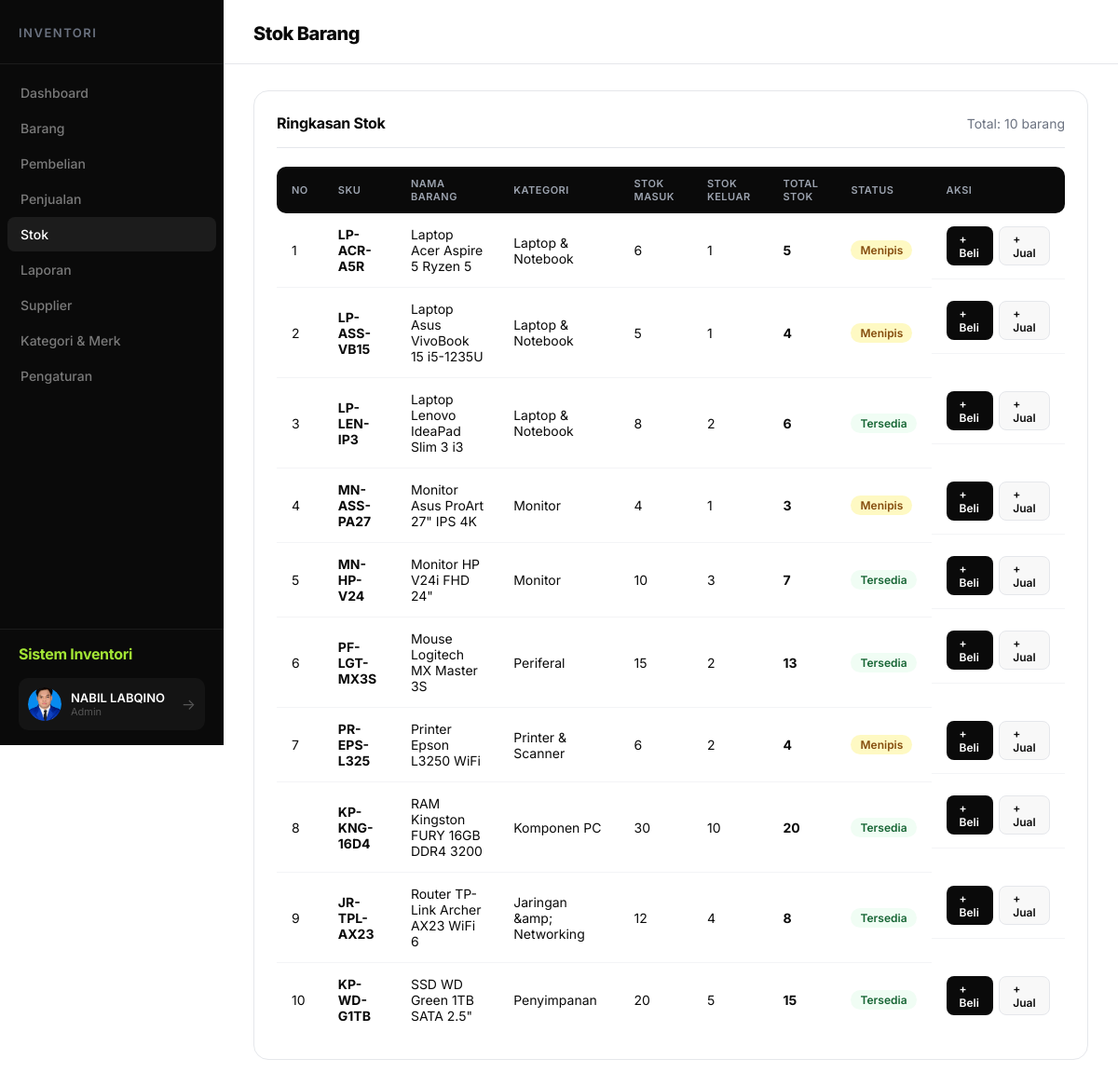
The page /stok/TampilStok.php (signed in) on the database its author committed.
### tables this page shows
CREATE TABLE `produk` (
  `kode_produk` varchar(10) NOT NULL,
  `nama_produk` varchar(100) NOT NULL DEFAULT '',
  `sku` varchar(50) DEFAULT NULL,
  `id_kategori` int(11) NOT NULL,
  `lokasi` varchar(20) NOT NULL,
  `harga_beli` decimal(15,2) NOT NULL DEFAULT 0.00,
  `harga_jual` decimal(15,2) NOT NULL DEFAULT 0.00,
  `keterangan` text DEFAULT NULL,
  `id_merk` int(11) DEFAULT NULL
);

CREATE TABLE `kategori` (
  `id_kategori` int(11) NOT NULL,
  `nama_kategori` varchar(50) NOT NULL,
  `harga_satuan` decimal(15,2) NOT NULL,
  `stok_minimum` int(11) NOT NULL,
  `foto` varchar(255) DEFAULT NULL
);

### stok/TampilStok.php (the view, shortened to what this page needs)
<?php
include '../koneksi.php';
$result = $koneksi->query(
    "SELECT
        p.kode_produk,
        p.sku,
        p.nama_produk,
        k.nama_kategori,
        COALESCE((SELECT SUM(jumlah) FROM transaksi_stok WHERE kode_produk = p.kode_produk), 0) AS stok_masuk,
        COALESCE((SELECT SUM(jumlah) FROM penjualan WHERE kode_produk = p.kode_produk), 0) AS stok_keluar
     FROM produk p
     LEFT JOIN kategori k ON p.id_kategori = k.id_kategori
     ORDER BY p.nama_produk"
)->fetchAll();
?>
<!DOCTYPE html>
<html lang="id">
<head>
    <link rel="stylesheet" href="../css/dashboard.css">
</head>
<body>
<div class="dashboard">
    <?php include '../includes/sidebar.php'; ?>
    <main class="main">
        <header class="header">
            <h1 class="page-title">Stok Barang</h1>
        </header>
        <div class="content">
            <div class="card">
                <div class="card-header">
                    <h3 class="card-title">Ringkasan Stok</h3>
                    <span style="color:var(--text-gray);font-size:14px;">Total: <?= count($result) ?> barang</span>
                </div>
                <div class="table-responsive">
                    <table class="table">
                        <thead>
                            <tr>
                                <th>No</th>
                                <th>SKU</th>
                                <th>Nama Barang</th>
                                <th>Kategori</th>
                                <th>Stok Masuk</th>
                                <th>Stok Keluar</th>
                                <th>Total Stok</th>
                                <th>Status</th>
                                <th>Aksi</th>
                            </tr>
                        </thead>
                        <tbody>
                            <?php $no = 1; foreach ($result as $row):
                                $total = $row['stok_masuk'] - $row['stok_keluar'];
                                if ($total <= 0) $badge = ['badge-empty', 'Habis'];
                                elseif ($total <= 5) $badge = ['badge-low', 'Menipis'];
                                else $badge = ['badge-ok', 'Tersedia'];
                            ?>
                            <tr>
                                <td><?= $no++ ?></td>
                                <td><strong><?= htmlspecialchars($row['sku'] ?: $row['kode_produk']) ?></strong></td>
                                <td><?= htmlspecialchars($row['nama_produk']) ?></td>
                                <td><?= htmlspecialchars($row['nama_kategori'] ?? '-') ?></td>
                                <td><?= $row['stok_masuk'] ?></td>
                                <td><?= $row['stok_keluar'] ?></td>
                                <td><strong><?= $total ?></strong></td>
                                <td><span class="badge <?= $badge[0] ?>"><?= $badge[1] ?></span></td>
                                <td class="actions">
                                    <a href="../pembelian/TambahPembelian.php" class="btn btn-sm btn-primary">+ Beli</a>
                                    <a href="../penjualan/TambahPenjualan.php" class="btn btn-sm btn-secondary">+ Jual</a>
                                </td>
                            </tr>
                            <?php endforeach; ?>
                        </tbody>
                    </table>
                </div>
            </div>
        </div>
    </main>
</div>
</body>
</html>

### css/dashboard.css (style rules this page uses)
:root { --accent: #a3e635; --accent-dark: #84cc16; --dark: #0a0a0a; --dark-2: #141414; --dark-3: #1c1c1c; --bg-main: #ffffff; --bg-section: #f8f8f8; --bg-card: #ffffff; --text-dark: #0a0a0a; --text-gray: #6b7280; --text-light: #9ca3af; --border: #e5e7eb; --success: #22c55e; --danger: #ef4444; --warning: #f59e0b; --sidebar-width: 240px; }
* { margin: 0; padding: 0; box-sizing: border-box; }
body { font-family: 'Inter', -apple-system, sans-serif; background: var(--bg-main); color: var(--text-dark); position: relative; overflow-x: hidden; }
.dashboard { display: flex; min-height: 100vh; position: relative; }
.main { flex: 1; margin-left: var(--sidebar-width); padding-right: 0; }
.header { background: var(--bg-main); padding: 24px 32px 20px; display: flex; justify-content: space-between; align-items: center; border-bottom: 1px solid var(--border); position: sticky; top: 0; z-index: 100; }
.page-title { font-size: 20px; font-weight: 800; color: var(--text-dark); letter-spacing: -0.5px; }
.content { padding: 28px 32px; }
.card { background: var(--bg-card); border-radius: 16px; border: 1px solid var(--border); padding: 24px; margin-bottom: 24px; }
.card-header { display: flex; justify-content: space-between; align-items: center; margin-bottom: 20px; padding-bottom: 16px; border-bottom: 1px solid var(--border); }
.card-title { font-size: 16px; font-weight: 700; color: var(--text-dark); letter-spacing: -0.3px; }
.btn { display: inline-flex; align-items: center; gap: 8px; padding: 9px 18px; border-radius: 10px; font-size: 13px; font-weight: 600; text-decoration: none; border: none; cursor: pointer; transition: all 0.15s; font-family: inherit; }
.btn-primary { background: var(--dark); color: #fff; }
.btn-secondary { background: var(--bg-section); color: var(--text-dark); border: 1px solid var(--border); }
.btn-sm { padding: 5px 14px; font-size: 12px; border-radius: 8px; }
.table-responsive { overflow-x: auto; }
.table { width: 100%; border-collapse: separate; border-spacing: 0; }
.table th { text-align: left; padding: 11px 16px; background: var(--dark); font-size: 11px; font-weight: 600; color: #9ca3af; text-transform: uppercase; letter-spacing: 0.5px; }
.table th:first-child { border-radius: 10px 0 0 10px; }
.table th:last-child { border-radius: 0 10px 10px 0; }
.table td { padding: 14px 16px; border-bottom: 1px solid #f3f4f6; font-size: 14px; color: var(--text-dark); }
.table tr:last-child td { border-bottom: none; }
.table .actions { display: flex; gap: 6px; }

### stok/TampilStok.php (style rules this page uses)
.badge { display:inline-block; padding:3px 10px; border-radius:20px; font-size:12px; font-weight:600; }
.badge-ok { background:#f0fdf4; color:#166534; }
.badge-low { background:#fef9c3; color:#854d0e; }

### rows shown on the page
produk: sku "LP-ACR-A5R", nama_produk "Laptop Acer Aspire 5 Ryzen 5", id_kategori.nama_kategori "Laptop & Notebook", stok_masuk "6", stok_keluar "1", total "5", badge "Menipis"
produk: sku "LP-ASS-VB15", nama_produk "Laptop Asus VivoBook 15 i5-1235U", id_kategori.nama_kategori "Laptop & Notebook", stok_masuk "5", stok_keluar "1", total "4", badge "Menipis"
produk: sku "LP-LEN-IP3", nama_produk "Laptop Lenovo IdeaPad Slim 3 i3", id_kategori.nama_kategori "Laptop & Notebook", stok_masuk "8", stok_keluar "2", total "6", badge "Tersedia"
produk: sku "MN-ASS-PA27", nama_produk "Monitor Asus ProArt 27\" IPS 4K", id_kategori.nama_kategori "Monitor", stok_masuk "4", stok_keluar "1", total "3", badge "Menipis"
produk: sku "MN-HP-V24", nama_produk "Monitor HP V24i FHD 24\"", id_kategori.nama_kategori "Monitor", stok_masuk "10", stok_keluar "3", total "7", badge "Tersedia"
produk: sku "PF-LGT-MX3S", nama_produk "Mouse Logitech MX Master 3S", id_kategori.nama_kategori "Periferal", stok_masuk "15", stok_keluar "2", total "13", badge "Tersedia"
produk: sku "PR-EPS-L325", nama_produk "Printer Epson L3250 WiFi", id_kategori.nama_kategori "Printer & Scanner", stok_masuk "6", stok_keluar "2", total "4", badge "Menipis"
produk: sku "KP-KNG-16D4", nama_produk "RAM Kingston FURY 16GB DDR4 3200", id_kategori.nama_kategori "Komponen PC", stok_masuk "30", stok_keluar "10", total "20", badge "Tersedia"
produk: sku "JR-TPL-AX23", nama_produk "Router TP-Link Archer AX23 WiFi 6", id_kategori.nama_kategori "Jaringan &amp; Networking", stok_masuk "12", stok_keluar "4", total "8", badge "Tersedia"
produk: sku "KP-WD-G1TB", nama_produk "SSD WD Green 1TB SATA 2.5\"", id_kategori.nama_kategori "Penyimpanan", stok_masuk "20", stok_keluar "5", total "15", badge "Tersedia"

### other values the page prints
$_SESSION['nama'] "NABIL LABQINO"
count($result) "10"
